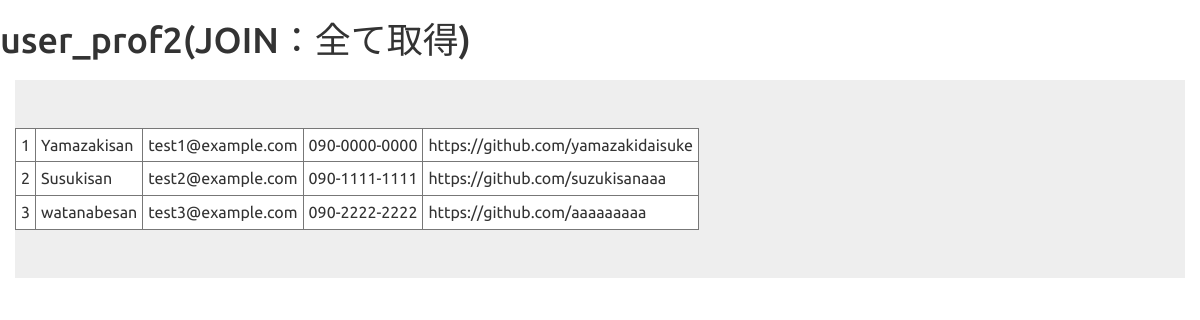
The app's page /join/user_prof2.php with its own data.
### tables this page shows
CREATE TABLE `userprofs` (
  `id` int(12) NOT NULL,
  `user_id` int(12) NOT NULL,
  `address` varchar(128) NOT NULL,
  `phone` varchar(13) NOT NULL,
  `github_url` varchar(255) NOT NULL
);

CREATE TABLE `users` (
  `id` int(12) NOT NULL,
  `name` varchar(64) NOT NULL,
  `email` varchar(256) NOT NULL,
  `password` varchar(255) NOT NULL
);

### funcs.php (called while the page is built, shortened)
<?php
function h($str){
    return htmlspecialchars($str, ENT_QUOTES);
}

### join/user_prof2.php (the view, shortened to what this page needs)
<?php
include("../funcs.php");
$pdo = db_conn();
$sql = "SELECT * FROM users INNER JOIN userprofs
ON users.id = userprofs.user_id";
$stmt = $pdo->prepare($sql);
$status = $stmt->execute();
$values =  $stmt->fetchAll(PDO::FETCH_ASSOC);
?>
<!DOCTYPE html>
<html lang="ja">
<head>
<link rel="stylesheet" href="../css/range.css">
<link href="../css/bootstrap.min.css" rel="stylesheet">
</head>
<body id="main">
<header>
  <h1>user_prof2(JOIN：全て取得)</h1>
</header>
<div>
    <div class="container jumbotron">
      <table id="list">
      <?php foreach($values as $v){  ?>
        <tr>
          <td><?=h($v["id"])?></td>
          <td><?=h($v["name"])?></td>
          <td><?=h($v["email"])?></td>
          <td><?=h($v["phone"])?></td>
          <td><?=h($v["github_url"])?></td>
        </tr>
      <?php } ?>
      </table>
  </div>
</div>
</body>
</html>

### join/user_prof2.php (style rules this page uses)
div { padding: 10px;font-size:16px; }
td { padding:5px; margin:5px;border:1px solid #777; background:#fff; }

### records on screen
userprofs: id "1", user.name "Yamazakisan", user.email "test1@example.com", phone "090-0000-0000", github_url "https://github.com/yamazakidaisuke"
userprofs: id "2", user.name "Susukisan", user.email "test2@example.com", phone "090-1111-1111", github_url "https://github.com/suzukisanaaa"
userprofs: id "3", user.name "watanabesan", user.email "test3@example.com", phone "090-2222-2222", github_url "https://github.com/aaaaaaaaa"
